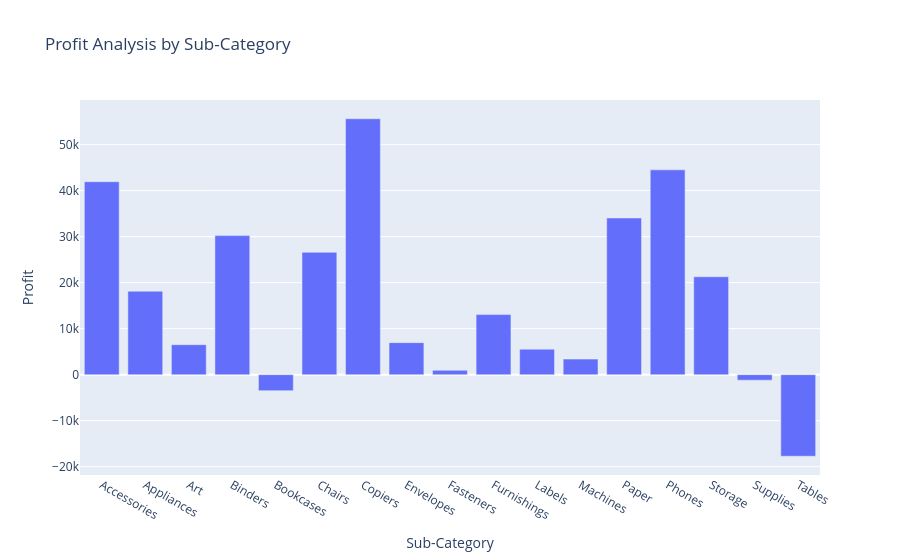

Notebook source saved alongside this figure:
### Markdown cell above
Q6: Analyze the profit by Sub-Category?

### Code cell
profit_by_subcategory = df.groupby ('Sub-Category')['Profit'].sum().reset_index()
fig=px.bar(profit_by_subcategory, 
           x='Sub-Category', 
           y='Profit', 
           title="Profit Analysis by Sub-Category")
fig.show()

### Figure 1 — Plotly figure (JSON) as saved in the notebook; plotly's stock layout.template omitted (floating-point values rounded to 4 significant figures)
{"data": [{"hovertemplate": "Sub-Category=%{x}<br>Profit=%{y}<extra></extra>", "legendgroup": "", "marker": {"color": "#636efa", "pattern": {"shape": ""}}, "name": "", "orientation": "v", "showlegend": false, "textposition": "auto", "type": "bar", "x": ["Accessories", "Appliances", "Art", "Binders", "Bookcases", "Chairs", "Copiers", "Envelopes", "Fasteners", "Furnishings", "Labels", "Machines", "Paper", "Phones", "Storage", "Supplies", "Tables"], "xaxis": "x", "y": [41940.0, 18140.0, 6528.0, 30220.0, -3473.0, 26590.0, 55620.0, 6964.0, 949.5, 13060.0, 5546.0, 3385.0, 34050.0, 44520.0, 21280.0, -1189.0, -17730.0], "yaxis": "y"}], "layout": {"barmode": "relative", "legend": {"tracegroupgap": 0}, "title": {"text": "Profit Analysis by Sub-Category"}, "xaxis": {"anchor": "y", "domain": [0, 1], "title": {"text": "Sub-Category"}}, "yaxis": {"anchor": "x", "domain": [0, 1], "title": {"text": "Profit"}}}}
